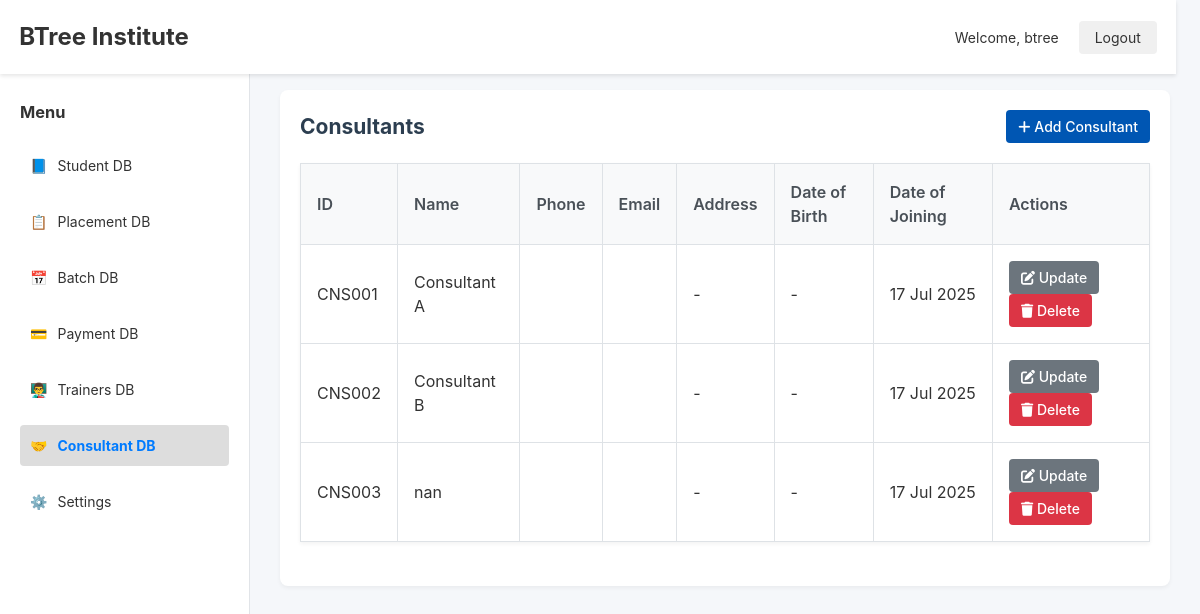
Screenshot of /consultants/ (signed in) with the database file from the repository.
### accounts/models.py (models this page shows, shortened)
class CustomUser(AbstractBaseUser, PermissionsMixin):
    ROLE_CHOICES = [
        ('admin', 'Admin'),
        ('staff', 'Staff'),
        ('placement', 'Placement'),
        ('trainer', 'Trainer'),
        ('student', 'Student'),
        ('batch_coordination', 'Batch Coordination'),
        ('consultant', 'Consultant'),
    ]
    email = models.EmailField(unique=True)
    name = models.CharField(max_length=100)
    role = models.CharField(max_length=30, choices=ROLE_CHOICES)
    is_active = models.BooleanField(default=True)
    is_staff = models.BooleanField(default=False)
    is_superuser = models.BooleanField(default=False)
    objects = CustomUserManager()
    USERNAME_FIELD = 'email'
    REQUIRED_FIELDS = ['name',]

### consultantdb/models.py (models this page shows, shortened)
class Consultant(models.Model):
    consultant_id = models.CharField(max_length=10, unique=True, blank=True)
    name = models.CharField(max_length=100)
    phone_number = models.CharField(max_length=15)
    email = models.EmailField()
    address = models.TextField(blank=True, null=True)
    date_of_birth = models.DateField(blank=True, null=True)
    date_of_joining = models.DateField(auto_now_add=True, null=True)

### consultantdb/views.py (the view)
# urls.py: path('', views.consultant_list, name='consultant_list'),
def consultant_list(request):
    consultants = Consultant.objects.all()
    return render(request, 'consultantdb/consultant_list.html', {'consultants': consultants})

### templates/consultantdb/consultant_list.html (shortened to what this page needs)
{% extends "base.html" %}
{% block content %}
<div class="card">
    <div style="display: flex; justify-content: space-between; align-items: center; margin-bottom: 20px;">
        <h2>Consultants</h2>
        <a href="{% url 'create_consultant' %}" class="btn"><i class="fas fa-plus"></i> Add Consultant</a>
    </div>
    <table>
        <thead>
            <tr>
                <th>ID</th>
                <th>Name</th>
                <th>Phone</th>
                <th>Email</th>
                <th>Address</th>
                <th>Date of Birth</th>
                <th>Date of Joining</th>
                <th>Actions</th>
            </tr>
        </thead>
        <tbody>
            {% for consultant in consultants %}
            <tr>
                <td>{{ consultant.consultant_id }}</td>
                <td>{{ consultant.name }}</td>
                <td>{{ consultant.phone_number }}</td>
                <td>{{ consultant.email }}</td>
                <td>{{ consultant.address|default:'-' }}</td>
                <td>{{ consultant.date_of_birth|date:"d M Y"|default:'-' }}</td>
                <td>{{ consultant.date_of_joining|date:"d M Y"|default:'-' }}</td>
                <td>
                    <a href="{% url 'update_consultant' consultant.pk %}" class="btn btn-secondary"><i class="fas fa-edit"></i> Update</a>
                    <a href="{% url 'delete_consultant' consultant.pk %}" class="btn btn-danger"><i class="fas fa-trash"></i> Delete</a>
                </td>
            </tr>
            {% empty %}
            <tr><td colspan="8">No consultants found.</td></tr>
            {% endfor %}
        </tbody>
    </table>
</div>
{% endblock %}

### templates/includes/navbar.html
<nav style="background-color: #ffffff; padding: 1.2rem; box-shadow: 0 2px 4px rgba(0,0,0,0.1); position: fixed; width: 98%; top: 0; z-index: 1000; display: flex; justify-content: space-between; align-items: center;">
    <div class="logo" style="font-size: 1.5rem; font-weight: bold;">
        <a href="/" style="text-decoration: none; color: #333;">BTree Institute</a>
    </div>
    <div class="auth-buttons">
        {% if user.is_authenticated %}
            <span style="margin-right: 1rem;">Welcome, {{ user.name }}</span>
            <a href="{% url 'logout' %}" style="padding: 0.5rem 1rem; background-color: #f0f0f0; border-radius: 4px; color: #333; text-decoration: none;">Logout</a>
        {% else %}
            <a href="{% url 'login' %}" style="padding: 0.5rem 1rem; background-color: #f0f0f0; border-radius: 4px; color: #333; text-decoration: none;">Login</a>
        {% endif %}
    </div>
</nav>

### static/css/theme.css (style rules this page uses)
:root { --primary-blue: #0056b3; --primary-light: #e6f0ff; --secondary-blue: #003d99; --text-primary: #333333; --text-secondary: #666666; --background-light: #ffffff; --background-grey: #f5f7fa; --border-color: #e1e4e8; --success-color: #28a745; --danger-color: #dc3545; --warning-color: #ffc107; --info-color: #17a2b8; }
* { margin: 0; padding: 0; box-sizing: border-box; font-family: 'SF Pro Display', -apple-system, BlinkMacSystemFont, 'Segoe UI', Roboto, sans-serif; }
body { background-color: var(--background-grey); color: var(--text-primary); font-size: 14px; line-height: 1.5; min-height: 100vh; }
a { text-decoration: none; color: #007bff; transition: color 0.2s; }
h1, h2, h3, h4, h5, h6 { color: #2c3e50; }
table { width: 100%; border-collapse: collapse; margin-bottom: 1.5rem; background-color: #fff; box-shadow: 0 2px 4px rgba(0,0,0,0.05); }
th, td { padding: 1rem; border: 1px solid #dee2e6; text-align: left; font-size: 16px; }
th { background-color: #f8f9fa; font-weight: 600; color: #495057; }
button, input[type='submit'], .btn { padding: 6px 12px; background-color: var(--primary-blue); border: none; border-radius: 4px; cursor: pointer; color: #fff; font-size: 14px; font-weight: 500; transition: background-color 0.2s; display: inline-block; text-align: center; }
.btn-danger { background-color: #dc3545; }
.btn-secondary { background-color: #6c757d; }
.card { background-color: var(--background-light); border-radius: 8px; box-shadow: 0 1px 3px rgba(0,0,0,0.1); padding: 1.5rem; margin-bottom: 1.5rem; background: #fff; padding: 20px; border-radius: 8px; box-shadow: 0 2px 4px rgba(0,0,0,0.05); margin-bottom: 20px; }

### rows the page displays
CustomUser: name "btree"
Consultant: consultant_id "CNS001", name "Consultant A", address "-", date_of_birth "-", date_of_joining "17 Jul 2025"
Consultant: consultant_id "CNS002", name "Consultant B", address "-", date_of_birth "-", date_of_joining "17 Jul 2025"
Consultant: consultant_id "CNS003", name "nan", address "-", date_of_birth "-", date_of_joining "17 Jul 2025"
